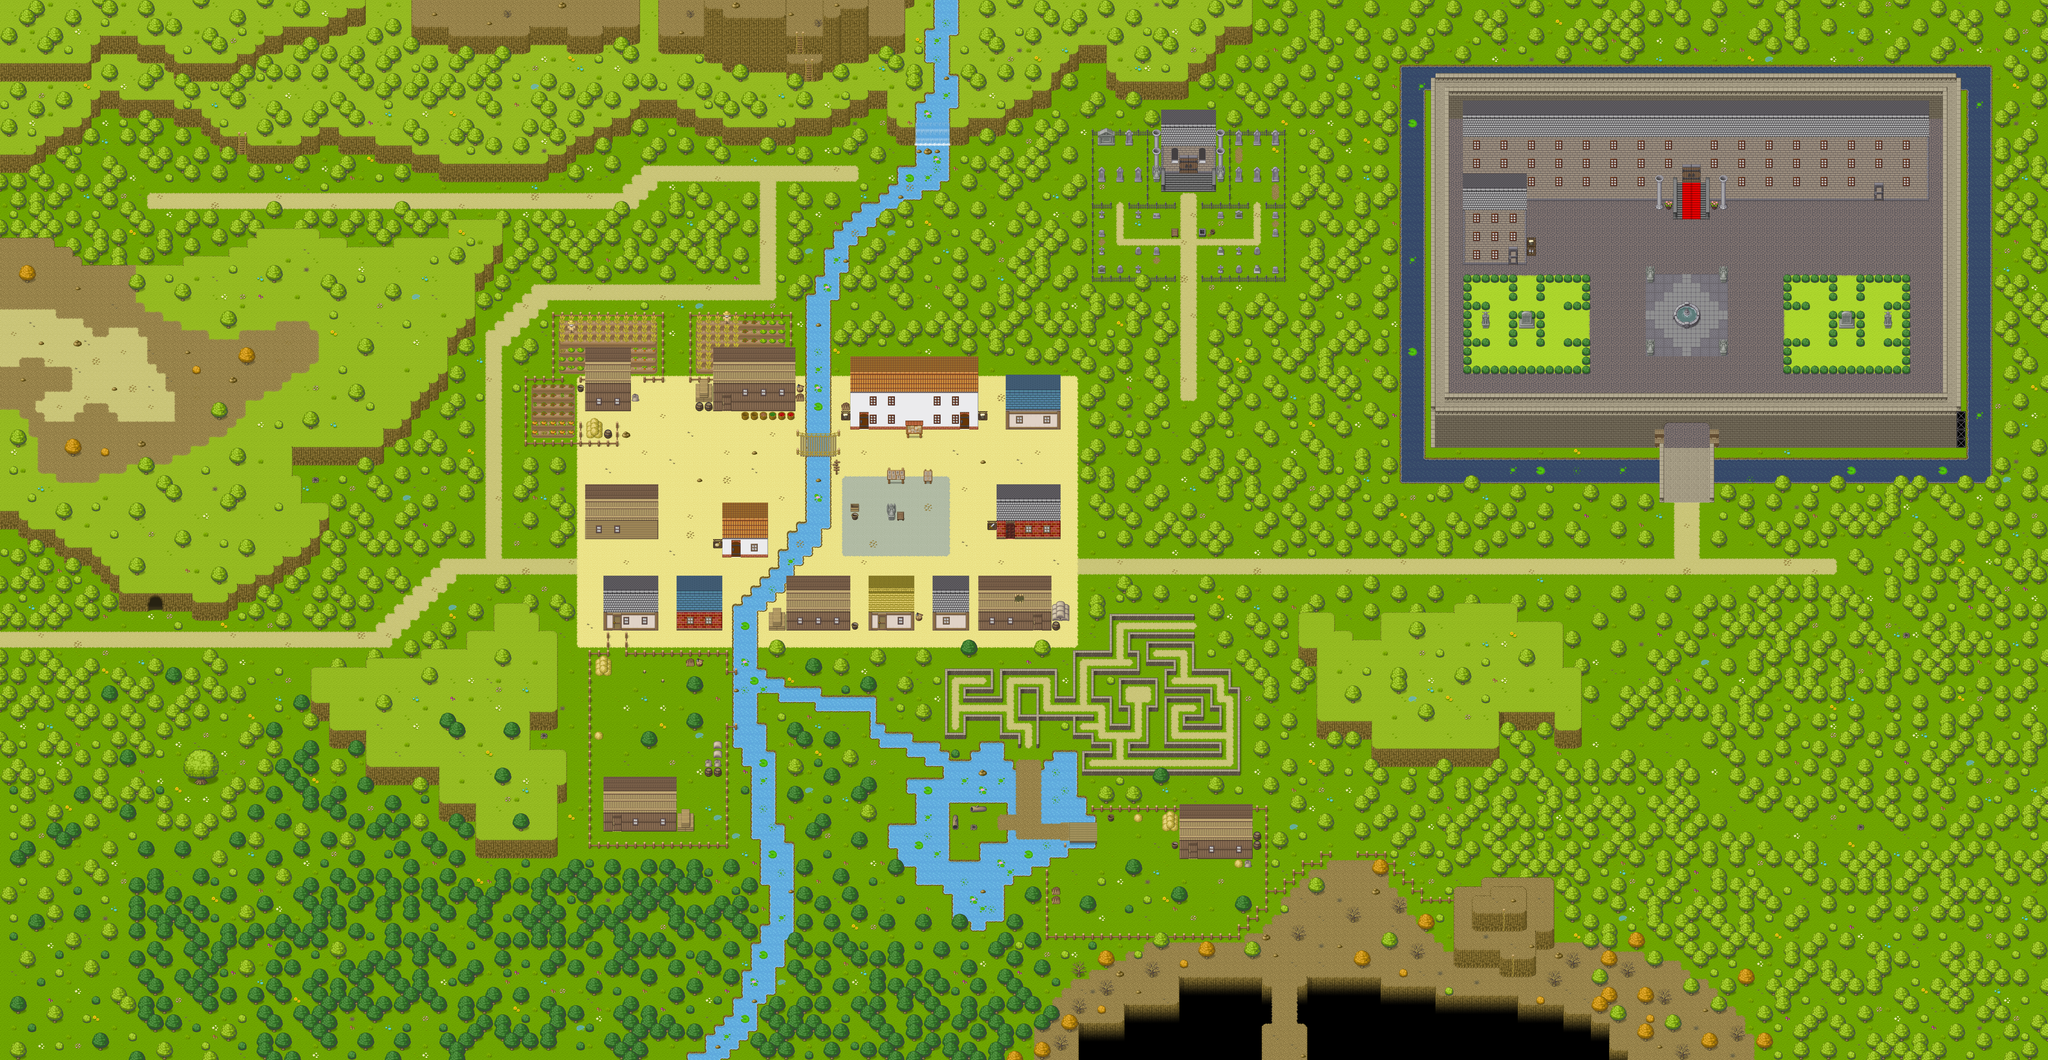

Below is a game level as drawn by its tile map, then a one-line description and the .tmx that defines it (tile-layer data replaced by summaries):
An orthogonal 224x116 tile map with 32x32 px tiles, 30 tile layers (background, path, background_2, river, ...) and 7571 objects (42x object.spawnPoint.bat, 33x object.eventObject, 18x player.startingPosition, 15x object.spawnPoint.mini_golem, 9x object.spawnPoint.gladiator, ...).

<map version="1.5" tiledversion="1.7.2" orientation="orthogonal" renderorder="right-down" width="224" height="116" tilewidth="32" tileheight="32" infinite="0" nextlayerid="40" nextobjectid="8161">
 <properties>
  <property name="above_player_layers" value="[9, 12, 17, 18, 27]" />
  <property name="background_layers" value="[0, 1, 2, 3, 4, 5, 6, 7, 8, 10, 11, 13, 14, 15, 16, 19, 20, 21, 22, 23, 24, 25, 26]" />
  <property name="invisible_paths_layer" value="[28]" />
  <property name="mini_map_config_path" value="config/menu/maps/demo_2/main.json" />
  <property name="shadow_layers" value="[29]" />
 </properties>
 <tileset firstgid="1" source="tileset/tileset_pipoya_32.tsx" />
 <layer id="1" name="background" width="224" height="116" locked="1">
  <data>[25984 cells, 25984 non-empty, 33 distinct tile ids]</data>
 </layer>
 <layer id="2" name="path" width="224" height="116" locked="1">
  <data>[25984 cells, 634 non-empty, 13 distinct tile ids]</data>
 </layer>
 <layer id="5" name="background_2" width="224" height="116" locked="1">
  <data>[25984 cells, 3135 non-empty, 90 distinct tile ids]</data>
 </layer>
 <layer id="8" name="river" width="224" height="116" locked="1">
  <data>[25984 cells, 411 non-empty, 14 distinct tile ids]</data>
 </layer>
 <layer id="9" name="river_fall" width="224" height="116" locked="1">
  <data>[25984 cells, 12 non-empty, 9 distinct tile ids]</data>
 </layer>
 <layer id="26" name="sea" width="224" height="116" locked="1">
  <data>[25984 cells, 313 non-empty, 17 distinct tile ids]</data>
 </layer>
 <layer id="10" name="houses" width="224" height="116" locked="1">
  <data>[25984 cells, 576 non-empty, 59 distinct tile ids]</data>
 </layer>
 <layer id="11" name="houses_2" width="224" height="116" locked="1">
  <data>[25984 cells, 157 non-empty, 24 distinct tile ids]</data>
 </layer>
 <layer id="14" name="bridges" width="224" height="116" locked="1">
  <data>[25984 cells, 15 non-empty, 9 distinct tile ids]</data>
 </layer>
 <layer id="15" name="bridges_above_player" width="224" height="116" locked="1">
  <data>[25984 cells, 5 non-empty, 3 distinct tile ids]</data>
 </layer>
 <layer id="12" name="village_top" width="224" height="116" locked="1">
  <data>[25984 cells, 189 non-empty, 54 distinct tile ids]</data>
 </layer>
 <layer id="13" name="village_top_2" width="224" height="116" locked="1">
  <data>[25984 cells, 5 non-empty, 3 distinct tile ids]</data>
 </layer>
 <layer id="38" name="village_above_player" width="224" height="116" locked="1">
  <data>[25984 cells, 4 non-empty, 3 distinct tile ids]</data>
 </layer>
 <layer id="27" name="farm" width="224" height="116" locked="1">
  <data>[25984 cells, 211 non-empty, 47 distinct tile ids]</data>
 </layer>
 <layer id="28" name="farm_2" width="224" height="116" locked="1">
  <data>[25984 cells, 21 non-empty, 13 distinct tile ids]</data>
 </layer>
 <layer id="16" name="castle_walls" width="224" height="116" locked="1">
  <data>[25984 cells, 1140 non-empty, 22 distinct tile ids]</data>
 </layer>
 <layer id="17" name="castle_walls_2" width="224" height="116" locked="1">
  <data>[25984 cells, 483 non-empty, 21 distinct tile ids]</data>
 </layer>
 <layer id="18" name="castle_walls_above_player" width="224" height="116" locked="1">
  <data>[25984 cells, 68 non-empty, 8 distinct tile ids]</data>
 </layer>
 <layer id="19" name="castle_walls_above_player_2" width="224" height="116" locked="1">
  <data>[25984 cells, 30 non-empty, 12 distinct tile ids]</data>
 </layer>
 <layer id="20" name="castle" width="224" height="116" locked="1">
  <data>[25984 cells, 753 non-empty, 26 distinct tile ids]</data>
 </layer>
 <layer id="21" name="castle_2" width="224" height="116" locked="1">
  <data>[25984 cells, 150 non-empty, 23 distinct tile ids]</data>
 </layer>
 <layer id="24" name="graveyard" width="224" height="116" locked="1">
  <data>[25984 cells, 243 non-empty, 53 distinct tile ids]</data>
 </layer>
 <layer id="25" name="graveyard_2" width="224" height="116" locked="1">
  <data>[25984 cells, 56 non-empty, 26 distinct tile ids]</data>
 </layer>
 <layer id="29" name="fence" width="224" height="116" locked="1">
  <data>[25984 cells, 84 non-empty, 10 distinct tile ids]</data>
 </layer>
 <layer id="31" name="labyrinth" width="224" height="116" locked="1">
  <data>[25984 cells, 374 non-empty, 29 distinct tile ids]</data>
 </layer>
 <layer id="3" name="trees" width="224" height="116" locked="1">
  <data>[25984 cells, 7260 non-empty, 42 distinct tile ids]</data>
 </layer>
 <layer id="35" name="terrain" width="224" height="116" locked="1">
  <data>[25984 cells, 1930 non-empty, 34 distinct tile ids]</data>
 </layer>
 <layer id="23" name="mountains_top" width="224" height="116" locked="1">
  <data>[25984 cells, 167 non-empty, 12 distinct tile ids]</data>
 </layer>
 <layer id="32" name="invisible_paths_background" width="224" height="116" locked="1">
  <data>[25984 cells, 55 non-empty, 12 distinct tile ids]</data>
 </layer>
 <layer id="36" name="shadows" width="224" height="116" locked="1">
  <data>[25984 cells, 4 non-empty, 4 distinct tile ids]</data>
 </layer>
 <objectgroup id="4" name="objects">
  <object id="1" name="player.startingPosition" x="192" y="2240">
   <properties>
    <property name="startingPointId" value="0" />
   </properties>
   <point />
  </object>
  <object id="6774" name="object.eventObject" x="151.273" y="2192.73" width="8.72727" height="79.2727">
   <properties>
    <property name="eventParameter" value="demo_2_main_goto_tutorial" />
   </properties>
  </object>
  <object id="6775" name="object.eventObject" x="523.125" y="2111.38" width="45.875" height="4.75">
   <properties>
    <property name="eventParameter" value="demo_2_main_goto_level_5_entry" />
   </properties>
  </object>
  <object id="6791" name="object.eventObject" x="2559.94" y="1929.81" width="31.875" height="1.375">
   <properties>
    <property name="eventParameter" value="demo_2_main_goto_village_shop" />
   </properties>
  </object>
  <object id="6792" name="object.eventObject" x="2528" y="1424" width="31.875" height="1.375">
   <properties>
    <property name="eventParameter" value="demo_2_main_door_locked" />
   </properties>
  </object>
  <object id="6793" name="object.eventObject" x="3008.02" y="1481.75" width="31.875" height="1.375">
   <properties>
    <property name="eventParameter" value="demo_2_main_goto_village_tavern_left" />
   </properties>
  </object>
  <object id="6794" name="object.eventObject" x="3360.15" y="1481.77" width="31.875" height="1.375">
   <properties>
    <property name="eventParameter" value="demo_2_main_goto_village_tavern_right" />
   </properties>
  </object>
  <object id="6795" name="object.eventObject" x="3520.06" y="1865.68" width="31.875" height="1.375">
   <properties>
    <property name="eventParameter" value="demo_2_main_goto_village_blacksmith" />
   </properties>
  </object>
  <object id="6796" name="object.eventObject" x="3616.02" y="2192.01" width="31.875" height="1.375">
   <properties>
    <property name="eventParameter" value="demo_2_main_door_locked" />
   </properties>
  </object>
  <object id="6797" name="object.eventObject" x="3071.84" y="2192.2" width="31.875" height="1.375">
   <properties>
    <property name="eventParameter" value="demo_2_main_door_locked" />
   </properties>
  </object>
  </objectgroup>
 <objectgroup id="33" name="physics" locked="1">
  <!-- 6750 objects omitted --></objectgroup>
 <objectgroup id="34" name="unreachable_area_physics" locked="1">
  <!-- 653 objects omitted --></objectgroup>
 <objectgroup id="37" name="invisible_paths_blocker_physics" locked="1">
  <!-- 2 objects omitted --></objectgroup>
 <objectgroup id="39" name="ground_physics" locked="1">
  <properties>
   <property name="ground" value="stairs" />
  </properties>
  <!-- 8 objects omitted --></objectgroup>
</map>
<!-- 7561 of 7571 objects omitted -->
